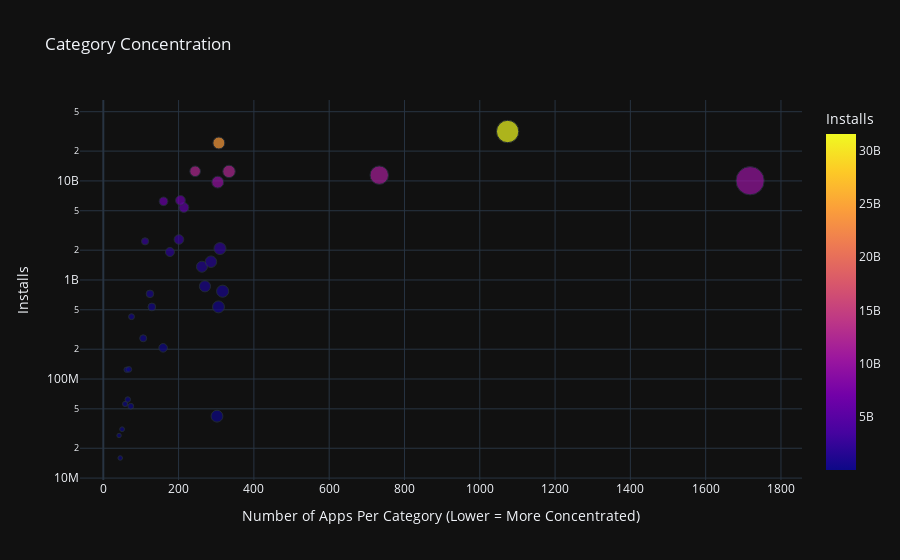

The cell this chart's notebook holds for it:
### Markdown cell above
### Category Concentration - Downloads vs. Competition

**Challenge**: 
* First, create a DataFrame that has the number of apps in one column and the number of installs in another:

<img src=https://imgur.com/uQRSlXi.png width="350">

* Then use the [plotly express examples from the documentation](https://plotly.com/python/line-and-scatter/) alongside the [.scatter() API reference](https://plotly.com/python-api-reference/generated/plotly.express.scatter.html)to create scatter plot that looks like this. 

<img src=https://imgur.com/cHsqh6a.png>

*Hint*: Use the size, hover_name and color parameters in .scatter(). To scale the yaxis, call .update_layout() and specify that the yaxis should be on a log-scale like so: yaxis=dict(type='log')

### Code cell
category_number = df_apps_clean.groupby('Category').agg({'App': pd.Series.count}) # number of apps per category
category_installs = df_apps_clean.groupby('Category').agg({'Installs': pd.Series.sum}) # number of installs per category
category_installs.sort_values('Installs', ascending=True, inplace=True)

category_merged_df = pd.merge(category_number, category_installs, on='Category', how="inner")
category_merged_df.sort_values('Installs', ascending=False)

my_plot = px.scatter(category_merged_df, # data
                    x='App', # column name for X axis
                    y='Installs', # column name for Y axis
                    title='Category Concentration',
                    size='App', # the higher the value in column 'App', the bigger the dot
                    hover_name=category_merged_df.index,
                    color='Installs')
 
my_plot.update_layout(xaxis_title="Number of Apps Per Category (Lower = More Concentrated)",
                      yaxis_title="Installs",
                      yaxis=dict(type='log'))
 
my_plot.show()

### Figure 1 — Plotly figure (JSON) as saved in the notebook; plotly's stock layout.template omitted (floating-point values rounded to 4 significant figures)
{"data": [{"hovertemplate": "<b>%{hovertext}</b><br><br>App=%{marker.size}<br>Installs=%{marker.color}<extra></extra>", "hovertext": ["ART_AND_DESIGN", "AUTO_AND_VEHICLES", "BEAUTY", "BOOKS_AND_REFERENCE", "BUSINESS", "COMICS", "COMMUNICATION", "DATING", "EDUCATION", "ENTERTAINMENT", "EVENTS", "FAMILY", "FINANCE", "FOOD_AND_DRINK", "GAME", "HEALTH_AND_FITNESS", "HOUSE_AND_HOME", "LIBRARIES_AND_DEMO", "LIFESTYLE", "MAPS_AND_NAVIGATION", "MEDICAL", "NEWS_AND_MAGAZINES", "PARENTING", "PERSONALIZATION", "PHOTOGRAPHY", "PRODUCTIVITY", "SHOPPING", "SOCIAL", "SPORTS", "TOOLS", "TRAVEL_AND_LOCAL", "VIDEO_PLAYERS", "WEATHER"], "legendgroup": "", "marker": {"color": [124233100, 53129800, 26916200, 1916291655, 863518120, 56036100, 24152241530, 206522410, 533852000, 2455660000, 15949410, 10041130590, 770312400, 257777750, 31543862717, 1361006220, 125082000, 62083000, 534742120, 724267560, 42162676, 5393110650, 31116110, 2074352930, 9721243130, 12463070180, 2563331540, 12513841475, 1528531465, 11440724500, 6361859300, 6221897200, 426096500], "coloraxis": "coloraxis", "size": [62, 73, 42, 177, 270, 58, 307, 159, 129, 111, 45, 1718, 317, 106, 1074, 262, 68, 65, 306, 124, 302, 214, 50, 310, 304, 334, 201, 244, 286, 733, 205, 160, 75], "sizemode": "area", "sizeref": 4.295, "symbol": "circle"}, "mode": "markers", "name": "", "orientation": "v", "showlegend": false, "x": [62, 73, 42, 177, 270, 58, 307, 159, 129, 111, 45, 1718, 317, 106, 1074, 262, 68, 65, 306, 124, 302, 214, 50, 310, 304, 334, 201, 244, 286, 733, 205, 160, 75], "xaxis": "x", "y": [124233100, 53129800, 26916200, 1916291655, 863518120, 56036100, 24152241530, 206522410, 533852000, 2455660000, 15949410, 10041130590, 770312400, 257777750, 31543862717, 1361006220, 125082000, 62083000, 534742120, 724267560, 42162676, 5393110650, 31116110, 2074352930, 9721243130, 12463070180, 2563331540, 12513841475, 1528531465, 11440724500, 6361859300, 6221897200, 426096500], "yaxis": "y", "type": "scatter"}], "layout": {"xaxis": {"anchor": "y", "domain": [0.0, 1.0], "title": {"text": "Number of Apps Per Category (Lower = More Concentrated)"}}, "yaxis": {"anchor": "x", "domain": [0.0, 1.0], "title": {"text": "Installs"}, "type": "log"}, "coloraxis": {"colorbar": {"title": {"text": "Installs"}}, "colorscale": [[0.0, "#0d0887"], [0.1111, "#46039f"], [0.2222, "#7201a8"], [0.3333, "#9c179e"], [0.4444, "#bd3786"], [0.5556, "#d8576b"], [0.6667, "#ed7953"], [0.7778, "#fb9f3a"], [0.8889, "#fdca26"], [1.0, "#f0f921"]]}, "legend": {"tracegroupgap": 0, "itemsizing": "constant"}, "title": {"text": "Category Concentration"}}}
